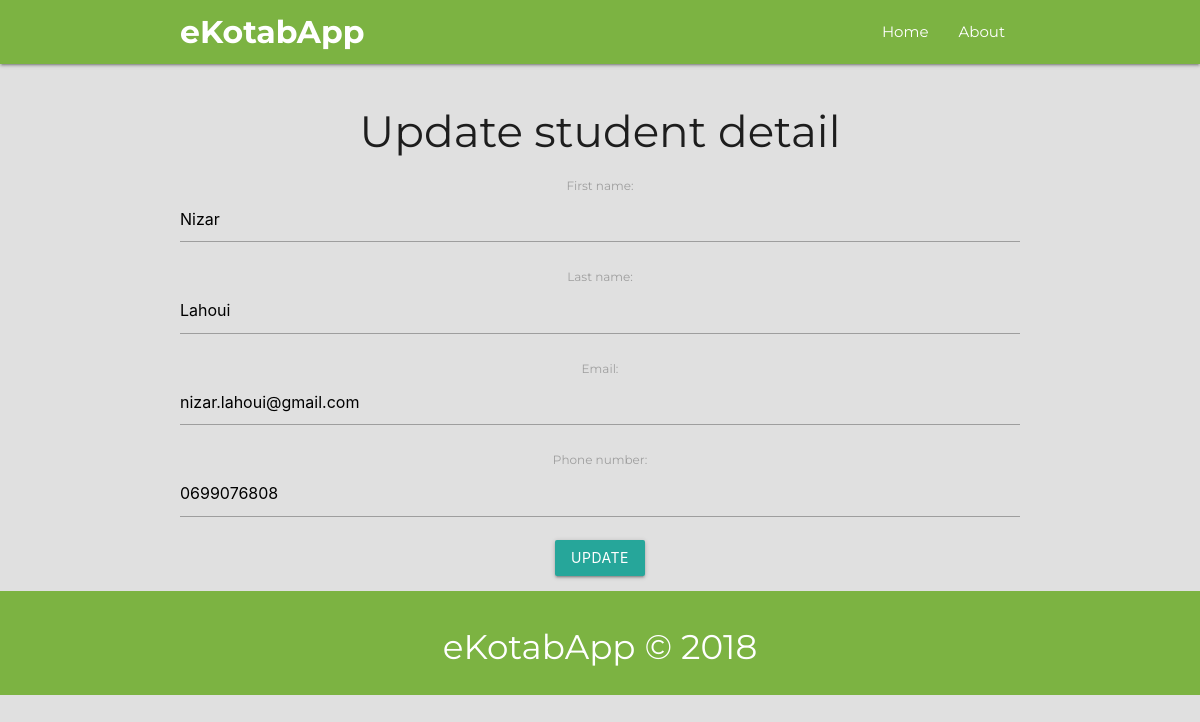
/student/nizar/update, run on the app's committed database.
### ekotab/models.py (models this page shows, shortened)
class Student(models.Model):
    first_name = models.CharField(max_length=50)
    last_name = models.CharField(max_length=50)
    slug = models.SlugField(max_length=100, unique=True, blank=True)
    email = models.EmailField()
    phone_number = models.CharField(max_length=12)

### ekotab/views.py (the view)
# urls.py: path('student/<slug:slug>/update', StudentUpdate.as_view(), name='student-update'),
class StudentUpdate(UpdateView):
    model = Student
    fields = ['first_name', 'last_name', 'email', 'phone_number']
    template_name_suffix = '_update_form'
    success_url = reverse_lazy('ekotab:list')

### ekotab/templates/ekotab/student_update_form.html
{% extends 'ekotab/base.html' %}
{% load static %}
{% block content %}
<div class="container">
    <div class="section section-student-update center">
        <h3>Update student detail</h3>
        <form method="post">{% csrf_token %}
            {{ form.as_p }}
            <input type="submit" value="Update" class="btn">
        </form>
    </div>
</div>
{% endblock %}

### ekotab/static/css/styles.css (style rules this page uses)
html { font-family: "Montserrat"; background-color: #E0E0E0; }

### data on the page
Student: first_name "Nizar", last_name "Lahoui", email "nizar.lahoui@gmail.com", phone_number "0699076808"
